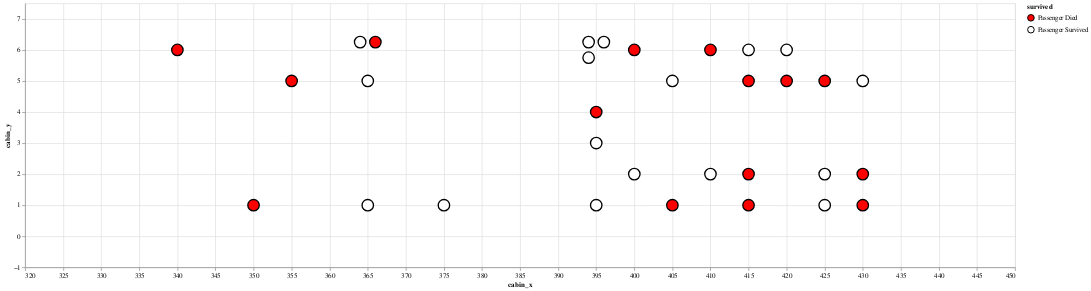

Notebook cell for this chart:
### Markdown cell above
#### 3.3 Plotting passengers

### Code cell
passenger_plot = alt.Chart(titanic_passengers_by_cabin.reset_index("name")).mark_point(size = 300, stroke = "black", filled = True, opacity = 1).encode(
    alt.X('cabin_x:Q', scale=alt.Scale(domain = [320,450])),
    alt.Y('cabin_y:Q', scale=alt.Scale(domain = [-1,7.5])),
    alt.Color('survived:N', scale=alt.Scale(range = ['red','white']))
).properties(width = 1500, height = 400)

passenger_plot

### Figure 1 — Vega-Lite specification as saved in the notebook (floating-point values rounded to 4 significant figures)
{"$schema": "https://vega.github.io/schema/vega-lite/v3.4.0.json", "config": {"mark": {"tooltip": null}, "view": {"height": 300, "width": 400}}, "data": {"name": "data-4a8e32466424b0c1327770dcba19a4c4"}, "datasets": {"data-4a8e32466424b0c1327770dcba19a4c4": [{"age": 36, "boat": "None", "body": "None", "cabin_x": 425, "cabin_y": 5, "deck": "A", "embarked": "C", "fare": 40.12, "home.dest": "Winnipeg, MB", "name": "Ross, Mr. John Hugo", "parch": 0, "pclass": 1, "sex": "male", "sibsp": 0, "survived": "Passenger Died", "ticket": "13049"}, {"age": 33, "boat": "11", "body": "None", "cabin_x": 425, "cabin_y": 1, "deck": "A", "embarked": "C", "fare": 27.72, "home.dest": "Paris, France", "name": "Rosenbaum, Miss. Edith Louise", "parch": 0, "pclass": 1, "sex": "female", "sibsp": 0, "survived": "Passenger Survived", "ticket": "PC 17613"}, {"age": "None", "boat": "None", "body": "None", "cabin_x": 420, "cabin_y": 5, "deck": "A", "embarked": "S", "fare": 52, "home.dest": "Stoughton, MA", "name": "Clifford, Mr. George Quincy", "parch": 0, "pclass": 1, "sex": "male", "sibsp": 0, "survived": "Passenger Died", "ticket": "110465"}, {"age": 48, "boat": "1", "body": "None", "cabin_x": 420, "cabin_y": 6, "deck": "A", "embarked": "C", "fare": 39.6, "home.dest": "London / Paris", "name": "Duff Gordon, Lady. (Lucille Christiana Sutherland) (\"Mrs Morgan\")", "parch": 0, "pclass": 1, "sex": "female", "sibsp": 1, "survived": "Passenger Survived", "ticket": "11755"}, {"age": 39, "boat": "None", "body": 133, "cabin_x": 415, "cabin_y": 5, "deck": "A", "embarked": "C", "fare": 29.7, "home.dest": "Philadelphia, PA", "name": "Dulles, Mr. William Crothers", "parch": 0, "pclass": 1, "sex": "male", "sibsp": 0, "survived": "Passenger Died", "ticket": "PC 17580"}, {"age": "None", "boat": "None", "body": "None", "cabin_x": 415, "cabin_y": 2, "deck": "A", "embarked": "S", "fare": 26, "home.dest": "Streatham, Surrey", "name": "Smith, Mr. Richard William", "parch": 0, "pclass": 1, "sex": "male", "sibsp": 0, "survived": "Passenger Died", "ticket": "113056"}, {"age": 49, "boat": "1", "body": "None", "cabin_x": 415, "cabin_y": 6, "deck": "A", "embarked": "C", "fare": 56.93, "home.dest": "London / Paris", "name": "Duff Gordon, Sir. Cosmo Edmund (\"Mr Morgan\")", "parch": 0, "pclass": 1, "sex": "male", "sibsp": 1, "survived": "Passenger Survived", "ticket": "PC 17485"}, {"age": 41, "boat": "None", "body": "None", "cabin_x": 415, "cabin_y": 1, "deck": "A", "embarked": "S", "fare": 30.5, "home.dest": "Pomeroy, WA", "name": "Brady, Mr. John Bertram", "parch": 0, "pclass": 1, "sex": "male", "sibsp": 0, "survived": "Passenger Died", "ticket": "113054"}, {"age": 80, "boat": "B", "body": "None", "cabin_x": 410, "cabin_y": 2, "deck": "A", "embarked": "S", "fare": 30, "home.dest": "Hessle, Yorks", "name": "Barkworth, Mr. Algernon Henry Wilson", "parch": 0, "pclass": 1, "sex": "male", "sibsp": 0, "survived": "Passenger Survived", "ticket": "27042"}, {"age": 31, "boat": "None", "body": "None", "cabin_x": 410, "cabin_y": 6, "deck": "A", "embarked": "S", "fare": 50.5, "home.dest": "Trenton, NJ", "name": "Roebling, Mr. Washington Augustus II", "parch": 0, "pclass": 1, "sex": "male", "sibsp": 0, "survived": "Passenger Died", "ticket": "PC 17590"}, {"age": 56, "boat": "3", "body": "None", "cabin_x": 405, "cabin_y": 5, "deck": "A", "embarked": "C", "fare": 35.5, "home.dest": "Basel, Switzerland", "name": "Simonius-Blumer, Col. Oberst Alfons", "parch": 0, "pclass": 1, "sex": "male", "sibsp": 0, "survived": "Passenger Survived", "ticket": "13213"}, {"age": 36, "boat": "None", "body": "None", "cabin_x": 405, "cabin_y": 1, "deck": "A", "embarked": "C", "fare": 31.68, "home.dest": "New York, NY", "name": "Evans, Miss. Edith Corse", "parch": 0, "pclass": 1, "sex": "female", "sibsp": 0, "survived": "Passenger Died", "ticket": "PC 17531"}, {"age": 40, "boat": "7", "body": "None", "cabin_x": 400, "cabin_y": 2, "deck": "A", "embarked": "C", "fare": 31, "home.dest": "Glen Ridge, NJ", "name": "Blank, Mr. Henry", "parch": 0, "pclass": 1, "sex": "male", "sibsp": 0, "survived": "Passenger Survived", "ticket": "112277"}, {"age": "None", "boat": "None", "body": "None", "cabin_x": 400, "cabin_y": 6, "deck": "A", "embarked": "S", "fare": 50, "home.dest": "Seattle, WA", "name": "Rood, Mr. Hugh Roscoe", "parch": 0, "pclass": 1, "sex": "male", "sibsp": 0, "survived": "Passenger Died", "ticket": "113767"}, {"age": 53, "boat": "13", "body": "None", "cabin_x": 396, "cabin_y": 6.25, "deck": "A", "embarked": "S", "fare": 81.86, "home.dest": "San Francisco, CA", "name": "Dodge, Dr. Washington", "parch": 1, "pclass": 1, "sex": "male", "sibsp": 1, "survived": "Passenger Survived", "ticket": "33638"}, {"age": 4, "boat": "5", "body": "None", "cabin_x": 394, "cabin_y": 6.25, "deck": "A", "embarked": "S", "fare": 81.86, "home.dest": "San Francisco, CA", "name": "Dodge, Master. Washington", "parch": 2, "pclass": 1, "sex": "male", "sibsp": 0, "survived": "Passenger Survived", "ticket": "33638"}, {"age": 54, "boat": "5", "body": "None", "cabin_x": 394, "cabin_y": 5.75, "deck": "A", "embarked": "S", "fare": 81.86, "home.dest": "San Francisco, CA", "name": "Dodge, Mrs. Washington (Ruth Vidaver)", "parch": 1, "pclass": 1, "sex": "female", "sibsp": 1, "survived": "Passenger Survived", "ticket": "33638"}, {"age": 39, "boat": "None", "body": "None", "cabin_x": 350, "cabin_y": 1, "deck": "A", "embarked": "S", "fare": 0, "home.dest": "Belfast, NI", "name": "Andrews, Mr. Thomas Jr", "parch": 0, "pclass": 1, "sex": "male", "sibsp": 0, "survived": "Passenger Died", "ticket": "112050"}, {"age": 71, "boat": "None", "body": "None", "cabin_x": 430, "cabin_y": 2, "deck": "A", "embarked": "C", "fare": 34.65, "home.dest": "New York, NY", "name": "Goldschmidt, Mr. George B", "parch": 0, "pclass": 1, "sex": "male", "sibsp": 0, "survived": "Passenger Died", "ticket": "PC 17754"}, {"age": 28, "boat": "7", "body": "None", "cabin_x": 430, "cabin_y": 5, "deck": "A", "embarked": "S", "fare": 35.5, "home.dest": "New Britain, CT", "name": "Sloper, Mr. William Thompson", "parch": 0, "pclass": 1, "sex": "male", "sibsp": 0, "survived": "Passenger Survived", "ticket": "113788"}, {"age": 56, "boat": "None", "body": "None", "cabin_x": 430, "cabin_y": 1, "deck": "A", "embarked": "C", "fare": 30.7, "home.dest": "St James, Long Island, NY", "name": "Smith, Mr. James Clinch", "parch": 0, "pclass": 1, "sex": "male", "sibsp": 0, "survived": "Passenger Died", "ticket": "17764"}, {"age": 45, "boat": "7", "body": "None", "cabin_x": 425, "cabin_y": 2, "deck": "A", "embarked": "C", "fare": 29.7, "home.dest": "Paris, France", "name": "Chevre, Mr. Paul Romaine", "parch": 0, "pclass": 1, "sex": "male", "sibsp": 0, "survived": "Passenger Survived", "ticket": "PC 17594"}, {"age": 35, "boat": "3", "body": "None", "cabin_x": 395, "cabin_y": 3, "deck": "B", "embarked": "C", "fare": 512.3, "home.dest": "None", "name": "Lesurer, Mr. Gustave J", "parch": 0, "pclass": 1, "sex": "male", "sibsp": 0, "survived": "Passenger Survived", "ticket": "PC 17755"}, {"age": "None", "boat": "None", "body": "None", "cabin_x": 395, "cabin_y": 4, "deck": "B", "embarked": "S", "fare": 0, "home.dest": "None", "name": "Fry, Mr. Richard", "parch": 0, "pclass": 1, "sex": "male", "sibsp": 0, "survived": "Passenger Died", "ticket": "112058"}, {"age": 36, "boat": "4", "body": "None", "cabin_x": 395, "cabin_y": 1, "deck": "B", "embarked": "C", "fare": 262.4, "home.dest": "None", "name": "Chaudanson, Miss. Victorine", "parch": 0, "pclass": 1, "sex": "female", "sibsp": 0, "survived": "Passenger Survived", "ticket": "PC 17608"}, {"age": 30, "boat": "3", "body": "None", "cabin_x": 375, "cabin_y": 1, "deck": "B", "embarked": "S", "fare": 93.5, "home.dest": "None", "name": "Perreault, Miss. Anne", "parch": 0, "pclass": 1, "sex": "female", "sibsp": 0, "survived": "Passenger Survived", "ticket": "12749"}, {"age": 57, "boat": "None", "body": "None", "cabin_x": 366, "cabin_y": 6.25, "deck": "B", "embarked": "C", "fare": 146.5, "home.dest": "Paris, France", "name": "Spencer, Mr. William Augustus", "parch": 0, "pclass": 1, "sex": "male", "sibsp": 1, "survived": "Passenger Died", "ticket": "PC 17569"}, {"age": "None", "boat": "6", "body": "None", "cabin_x": 364, "cabin_y": 6.25, "deck": "B", "embarked": "C", "fare": 146.5, "home.dest": "Paris, France", "name": "Spencer, Mrs. William Augustus (Marie Eugenie)", "parch": 0, "pclass": 1, "sex": "female", "sibsp": 1, "survived": "Passenger Survived", "ticket": "PC 17569"}, {"age": 16, "boat": "8", "body": "None", "cabin_x": 365, "cabin_y": 1, "deck": "B", "embarked": "S", "fare": 86.5, "home.dest": "None", "name": "Maioni, Miss. Roberta", "parch": 0, "pclass": 1, "sex": "female", "sibsp": 0, "survived": "Passenger Survived", "ticket": "110152"}, {"age": 58, "boat": "None", "body": "None", "cabin_x": 365, "cabin_y": 5, "deck": "B", "embarked": "C", "fare": 146.5, "home.dest": "None", "name": "Lurette, Miss. Elise", "parch": 0, "pclass": 1, "sex": "female", "sibsp": 0, "survived": "Passenger Survived", "ticket": "PC 17569"}, {"age": 24, "boat": "None", "body": "None", "cabin_x": 355, "cabin_y": 5, "deck": "B", "embarked": "C", "fare": 79.2, "home.dest": "None", "name": "Giglio, Mr. Victor", "parch": 0, "pclass": 1, "sex": "male", "sibsp": 0, "survived": "Passenger Died", "ticket": "PC 17593"}, {"age": 40, "boat": "None", "body": 110, "cabin_x": 340, "cabin_y": 6, "deck": "B", "embarked": "S", "fare": 0, "home.dest": "None", "name": "Harrison, Mr. William", "parch": 0, "pclass": 1, "sex": "male", "sibsp": 0, "survived": "Passenger Died", "ticket": "112059"}]}, "encoding": {"color": {"field": "survived", "scale": {"range": ["red", "white"]}, "type": "nominal"}, "x": {"field": "cabin_x", "scale": {"domain": [320, 450]}, "type": "quantitative"}, "y": {"field": "cabin_y", "scale": {"domain": [-1, 7.5]}, "type": "quantitative"}}, "height": 400, "mark": {"filled": true, "opacity": 1, "size": 300, "stroke": "black", "type": "point"}, "width": 1500}
